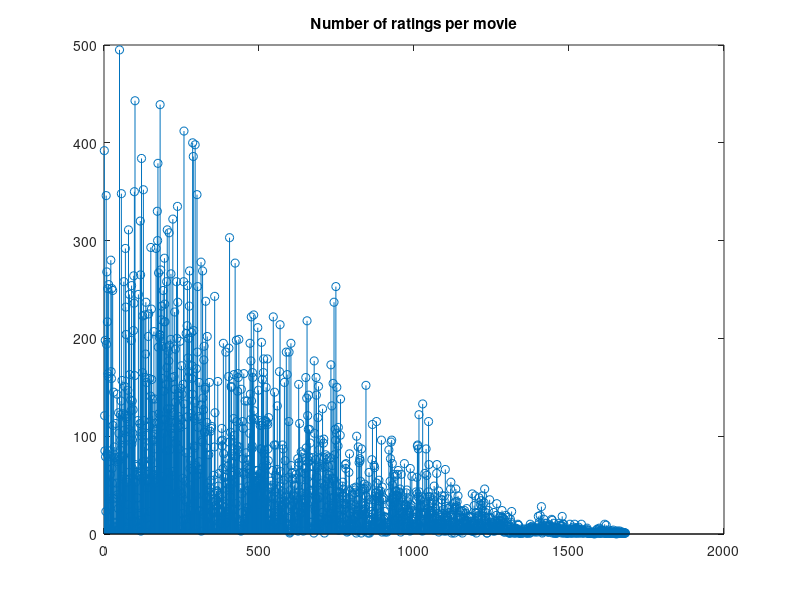

This chart was generated by the following MATLAB code: (Note: this script raises an error after producing the figure.)
%% DataBase: MovieLens 100K (shortened)
% Author: Laura Cabello Piqueras

% VERSION 2.0
% Implementation of a collaborative filtering over the entire training 
% dataset. A matrix factorization algorithm is applied. In particular, it 
% is SVD algorithm for predicting users' ratings.
% Finally the rmse rate (as did in Netflix competition) is evaluated with 
% a different test set. 

% OPTIMIZATION: The last step in this recommendation system is to apply an
% optimization technique to those ratings predicted. I implement a neural
% network taking into account information such as the gender of the user or
% the genres of the movies. In such a way, the incoming to the network is a
% vector with the exact ratings (removed from the training set) and a
% matrix composed by our prediction and the extra information we got. 

% CONCLUSIONS: On average, the final rmse is lower than the calculated with
% the clustering technique. In addition, it is successfully lessen with
% the optimization process after few iterations. 

% PRO: this technique is computationally far more efficient than the 
% previous one.

clear all
close all
clc

%% DATA PRE-PROCESSING

% Train = xlsread('train1.xlsx');
% Test = xlsread('test1.xlsx');

load data_utils/Train.mat
load data_utils/Test.mat

% Train 
% Working with a 400 users subset for higher speed in initial tests
% u400 = find(Train(:,1)==400);
% Tr_user = Train(1:u400(end),1); 
% Tr_item = Train(1:u400(end),2);
% Tr_rating = Train(1:u400(end),3);

Tr_user = Train(:,1); 
Tr_item = Train(:,2);
Tr_rating = Train(:,3);

% Test
% Working with a 400 users subset for higher speed in initial tests
% u400 = find(Test(:,1)==400);
% Ts_user = Test(1:u400(end),1);
% Ts_item = Test(1:u400(end),2);
% Ts_rating = Test(1:u400(end),3);

Ts_user = Test(:,1);
Ts_item = Test(:,2);
Ts_rating = Test(:,3);

% CELL ARRAY of users: 'user','item','rating'
n_items = max(Tr_item);
n_users = max(Tr_user); 
users_data = cell(n_users,1);

% Matrix of ratings: users along columns and movies along rows
% 'riu' matrix for train and 'R_test' matrix for test
riu = NaN(n_items,n_users);
R_test = NaN(n_items,n_users);

for k = 1:n_users
    
    % Train 
    movie = Tr_item(Tr_user == k);
    riu(movie,k) = Tr_rating(find(Tr_user == k));
    
    us = find(Tr_user==k);
    movie_user = Tr_item(us);
    rating_user = Tr_rating(us);
    
    users_data{k}(:,1) = movie_user;
    users_data{k}(:,2) = rating_user;
    
    % Test
    movie2 = Ts_item(Ts_user == k);
    R_test(movie2,k) = Ts_rating(find(Ts_user == k));
end

% R matrix has a 1 if the user j has rated the movie i in the train set.
% It's zero otherwise. 
R = ones(size(riu));
R(isnan(riu)) = 0;

%% COLLABORATIVE FILTERING

% Check whether every movie has been rated by at least 1 user or not. 
if_ratings = zeros(1,n_items);
for k = 1:n_items
    if_ratings(k) = length(find(isnan(riu(k,:))==0));
end
figure, stem(if_ratings)
title('Number of ratings per movie')

% In the event that a movie hasn't been rated, it is deleted.
riu = riu(1:length(find(if_ratings>0)),:);
n_items = size(riu,1);


%% SVD 

% Hiperparameters tuning with a separate subset of data (DEV)

% [alpha, beta, K] = dev_ajustes(riu, cluster, R_test)

alpha = 0.0007;
beta = 0.02;
K = 10;

% Due to its strong effect over the final result, I saved the best 
% initialization for the matrices P and Q after several trials. This is
% highly recommended with a low amount of iterations. 
% Let's load them. 

% Pini = rand(n_items,K);    % items x K
% Qini = rand(n_users,K);    % users x K 

load data_utils/Pini.mat
load data_utils/Qini.mat

Pini = Pini(1:n_items,:);
Qini = Qini(1:n_users,:);

[Pe1, Qe1] = my_svd_uno(Pini, Qini, riu, R, n_items, n_users, K, alpha, beta);

R_est1 = round(Pe1*(Qe1.'));


% Calculating RMSE y and standart deviation

tabla = NaN(10,n_users); % There are 10 items per user in test set
rmse = NaN(10,n_users);
users_en = 1:n_users;

for i = 1:length(users_en)
    local = find(isnan(R_test(:,users_en(i))) == 0);
    rating_test = R_test(local, users_en(i));    
    rating_estimado = R_est1(local,users_en(i));
            
    rmse(:,users_en(i)) = abs(sqrt(rating_estimado.^2 - rating_test.^2));            
    tabla(:,users_en(i)) = rating_estimado;      
end

% Plotting results...

% figure,plot(mean(rmse,1),'*')
% hold on, plot(1:n_users,mean(mean(rmse,1)),'r-')
% title('Mean of the RMSE of the predictions made per user (test)')
% legend('RMSE test','RMSE')
% xlabel('Users')
% ylabel('RMSE')

%% Optimization: a neural network

addpath(genpath('./test'));
addpath(genpath('./MLP'));

% Preparing data:

% Target data
Y = tabla(:);
Y=Y';
Y=Y./5;

% Predictions from the test set
x0 = R_test;
x0(isnan(x0))=[];
x0=x0./5;

% Extra information: gender and genres
descript = xlsread('data_information/genres.xlsx');
userInfo = xlsread('data_information/user.xlsx');

Genero = descript(:,3:end);
Genero = Genero';
U = userInfo(:,3);
U=U';

% Gender of users (0-Male, 1-Female)
x1 = zeros(1,10);
for i=2:length(U)
    x1 = [x1 repmat(U(i),1,10)];
end

% Genres of movies (19 genres)        
for i=1:length(Ts_item)
    for u=1:length(U)
        mov = Ts_item(i);
        x2(:,i) = Genero(:,mov);
    
    end
end

X = [x0;x1;x2];

B = 100;

mlp = initiate_MLP([size(X,1) 30 30 size(Y,1)], B);
mlp.learnrate = 0.10;

[mlp,mse_r] = train_MLP(mlp, X, Y, 100);





